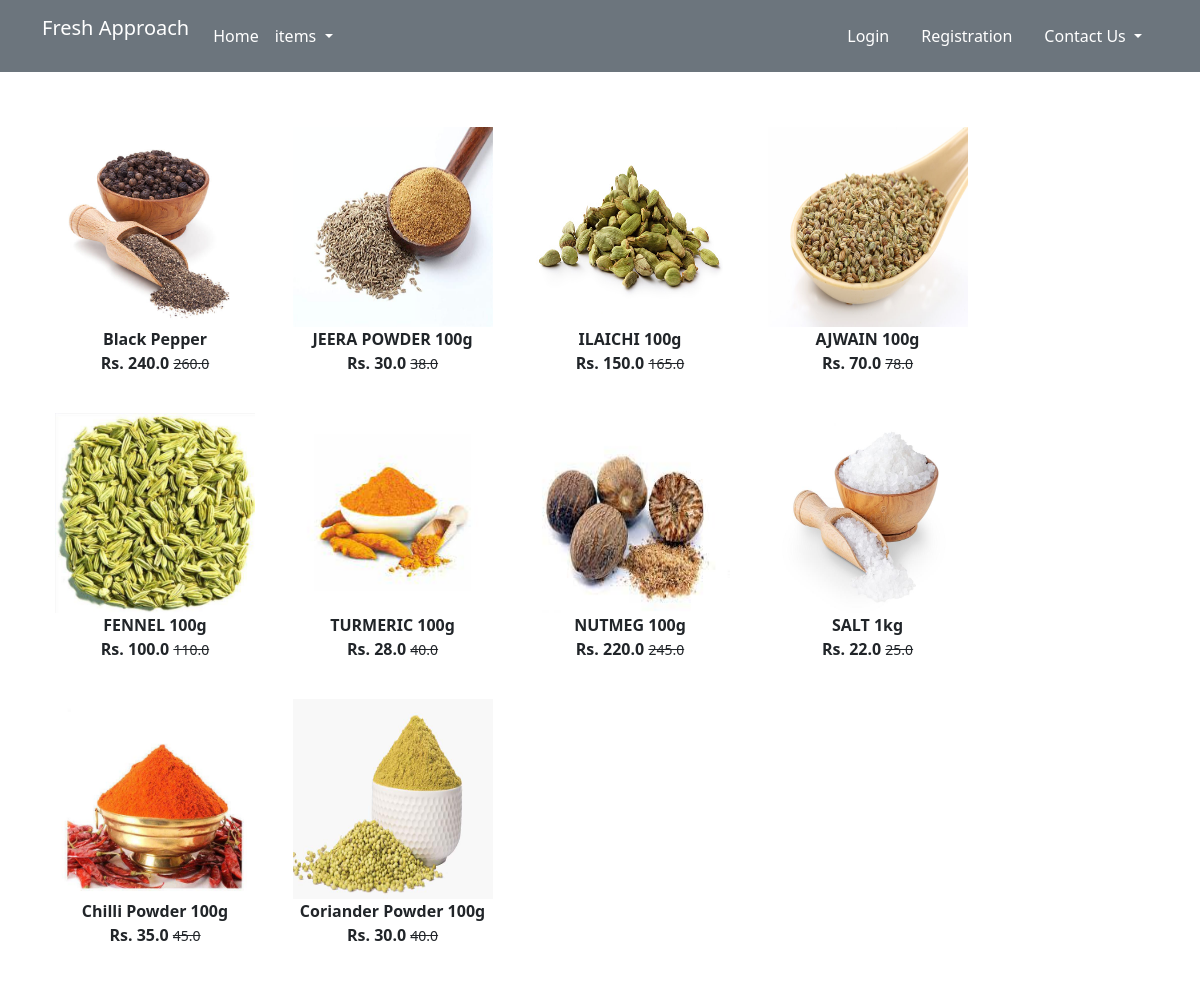
The page /spices/ on the database as committed earlier.
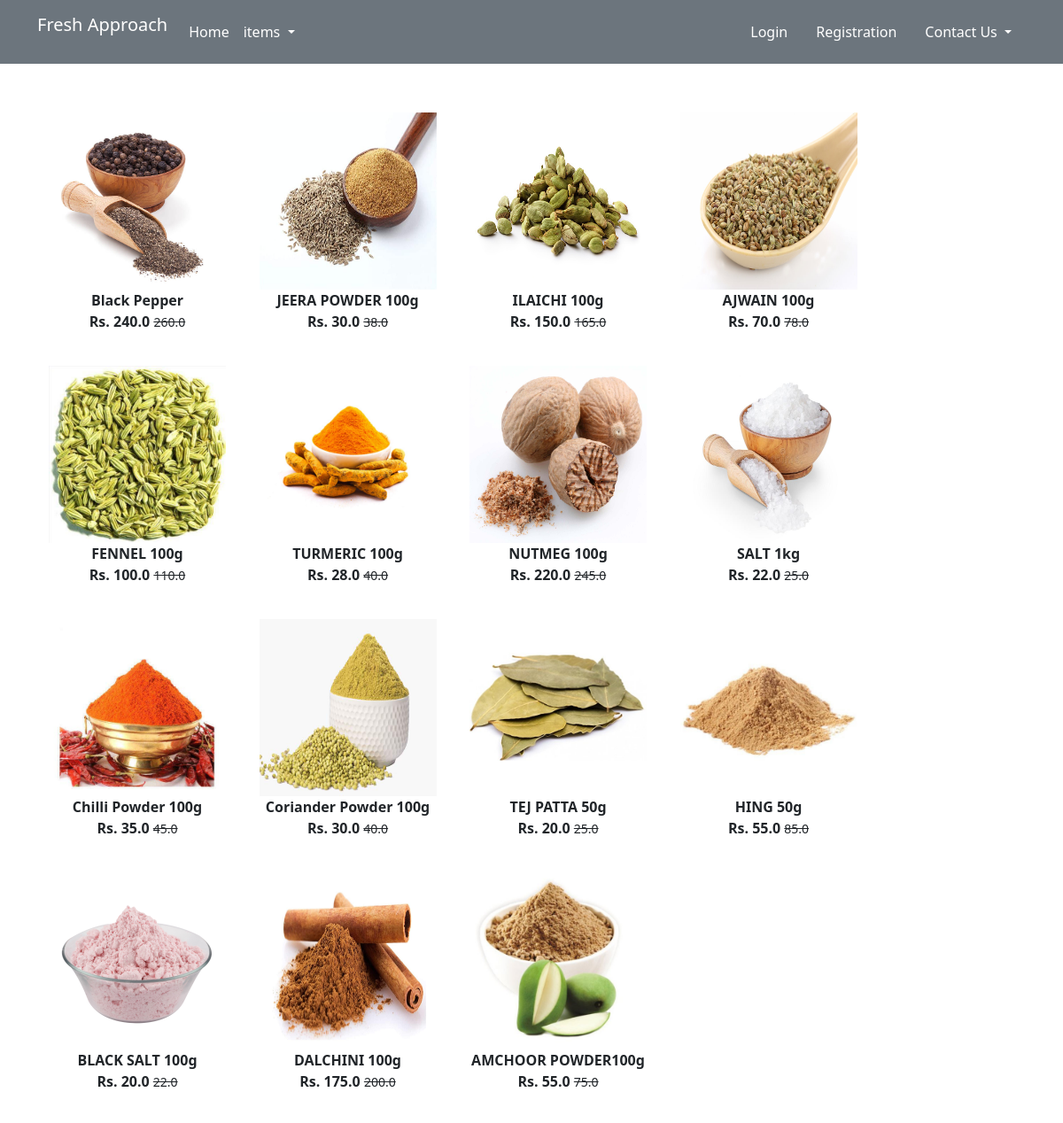
The same page on the database as committed later.
### app/models.py (models this page shows, shortened)
class Product(models.Model):
    title = models.CharField(max_length=100)
    selling_price = models.FloatField()
    discounted_price = models.FloatField()
    description = models.TextField()
    brand = models.CharField(max_length=100)
    category = models.CharField(choices=CATEGORY_CHOICES, max_length=2)
    product_image = models.ImageField(upload_to='productimg')

### app/views.py (the view)
# urls.py: path('spices/', views.spices, name='spices'),
def spices(request, data=None):
    if data == None:
        spices = Product.objects.filter(category='S')
    return render(request, 'app/spices.html', {'spices': spices})

### app/templates/app/spices.html (shortened to what this page needs)
{% extends 'app/base.html' %}
{% load static %}
{% block main-content %}
<div class="container my-5">
 <div class="row">
  <div class="col-sm-10">
   <div class="row">
    {% for product in spices %}
    <div class="col-sm-3 text-center mb-4">
     <a href="{% url 'product-detail' product.id %}" class="btn">
      <div class="item">
       <img src="{{product.product_image.url}}" alt="" height="200" width="200" class="">
       <div class="fw-bold">{{product.title}}</div>
       <div class="fw-bold">Rs. {{product.discounted_price}}
        <small class="fw-light text-decoration-line-through">{{product.selling_price}}</small>
       </div>
      </div>
     </a>
    </div>
    {% endfor %}
   </div>
  </div>
 </div>
</div>
{% endblock main-content %}

Rows that differ between the two databases and show on the page:
changed Product "TURMERIC 100g": product_image: a different picture
changed Product "NUTMEG 100g": product_image: a different picture
added Product: product_image (picture), title "TEJ PATTA 50g", discounted_price "20.0", selling_price "25.0"
added Product: product_image (picture), title "HING 50g", discounted_price "55.0", selling_price "85.0"
added Product: product_image (picture), title "BLACK SALT 100g", discounted_price "20.0", selling_price "22.0"
added Product: product_image (picture), title "DALCHINI 100g", discounted_price "175.0", selling_price "200.0"
added Product: product_image (picture), title "AMCHOOR POWDER100g", discounted_price "55.0", selling_price "75.0"
